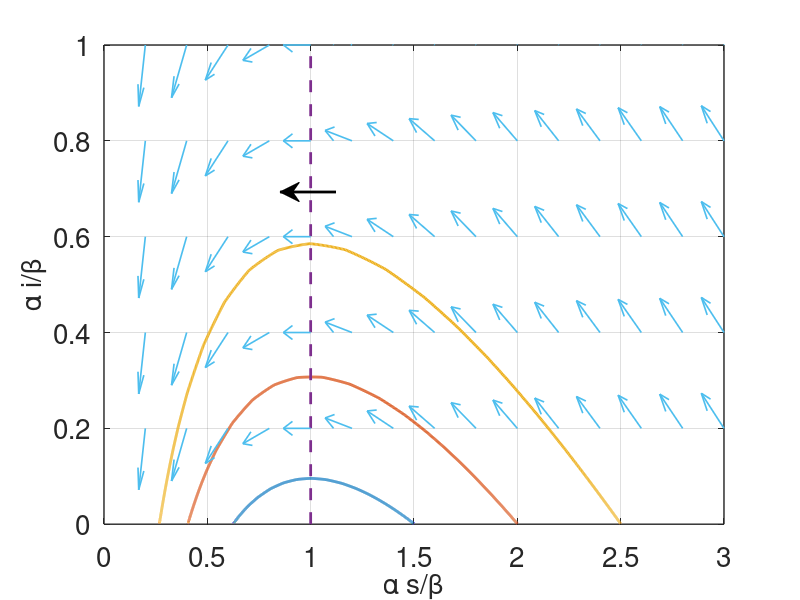
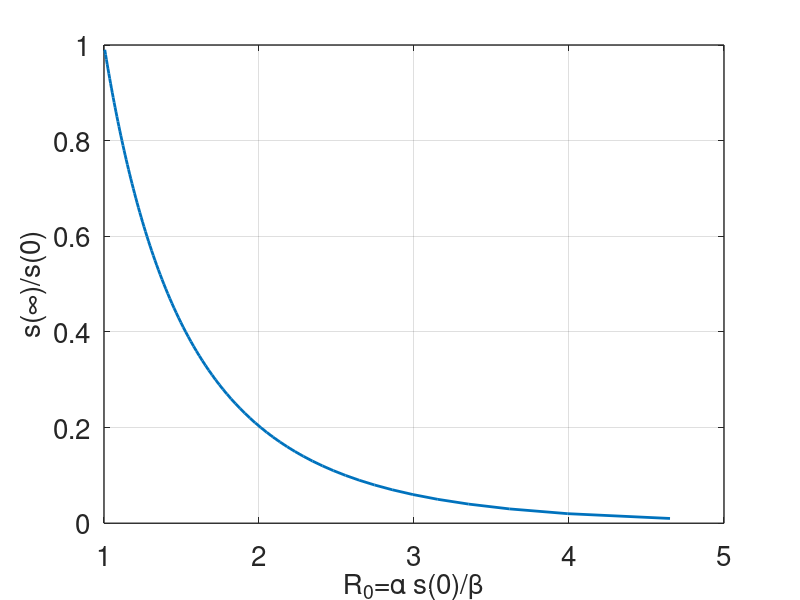

These figures' MATLAB source, in order:
% this code does phase plane analysis for the SIR epidemic model
function SIR_pp
global alp bet s0

set(0,                           ...
    'defaultaxesfontsize', 20,   ...
    'defaultaxeslinewidth', 1.0, ...
    'defaultlinelinewidth', 1.2, ...
    'defaultpatchlinewidth', 0.7);

%set parameters
alp = 1;
bet = 1;

Imx = 1;% limit on y-axis plots

%nullcline

% now create some phase portraits
tstep = 0.01; %time step size
t_end = 50; % length of time interval
tspan = [0:tstep:t_end];

%initial data
s0_list = [1.5,2,2.5];
for j = 1:3

    s0 = [s0_list(j),0.001,0]; % initial data for integration

    [T,S] = ode23s(@deRHS,tspan,s0);
    figure(1)
    plot(S(:,1),S(:,2),'linewidth',2)
    xlabel('\alpha s/\beta','fontsize',20)
    ylabel('\alpha i/\beta','fontsize',20)
    axis([0 3 0 Imx])
    hold on
end

figure(1);
plot([bet/alp,bet/alp],[0,Imx],'--','linewidth',2);
annotation('textarrow',[0.42 .35],[0.68 0.68],'linewidth',2);
hold on;
[X,Y] = meshgrid(0.2:0.2:3,0.2:0.2:3);
du = -alp*X.*Y;
dv = alp*X.*Y-bet*Y;
un=du./sqrt(du.^2+dv.^2);
uv=dv./sqrt(du.^2+dv.^2);
quiver(X,Y,un,uv,0.5);
grid on;
hold off

%print('../../figs_c/chapt_1/sir_pp','-deps','-cmyk')
sinfbys0 = [0.01:0.01:1];
as0byb = log(sinfbys0)./(sinfbys0-1);


figure(2)
plot(as0byb,sinfbys0,'linewidth',2)

xlabel('R_0=\alpha s(0)/\beta','fontsize',20)
ylabel('s(\infty)/s(0)','fontsize',20)
grid on;


function s_prime=deRHS(t,s)  % right hand side for ode system
global alp bet

S = s(1);
I = s(2);
R = s(3);

dsdt = -alp*S*I;
didt = alp*S*I-bet*I;
drdt = bet*I;

s_prime = [dsdt didt drdt]';
